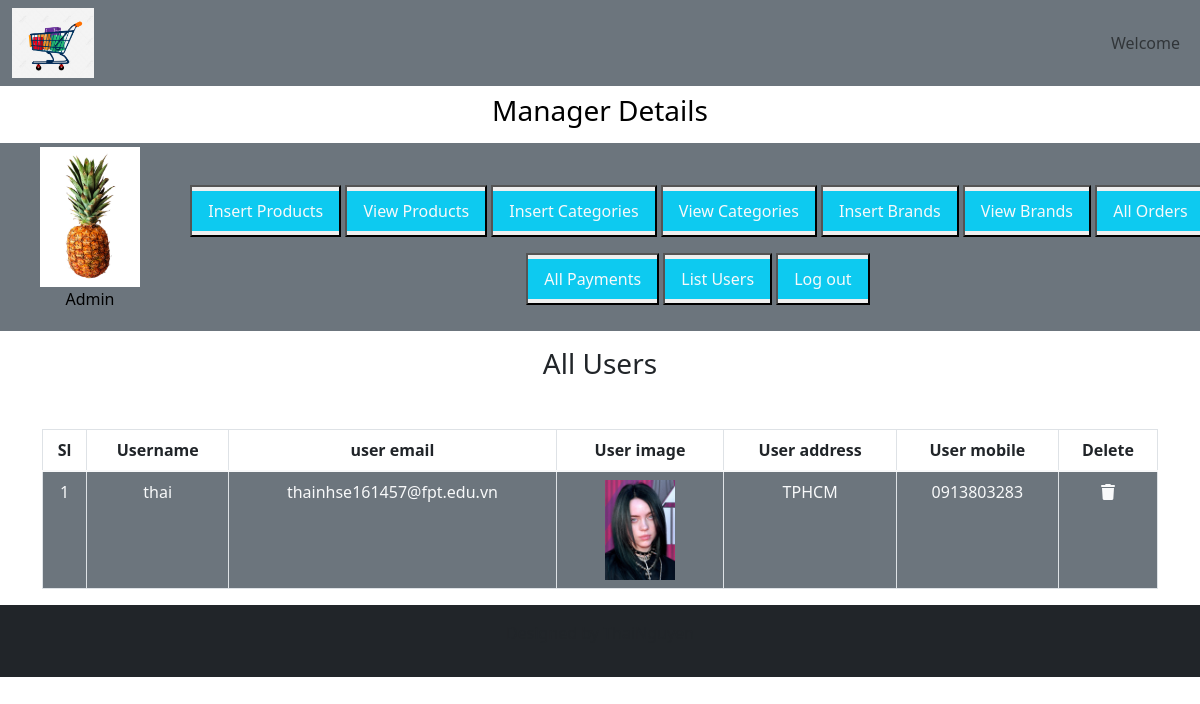
Screenshot of /webapp/admin_area/index.php?list_users with the database file from the repository.
### tables this page shows
CREATE TABLE `user_table` (
  `user_id` int(11) NOT NULL,
  `username` varchar(100) NOT NULL,
  `user_email` varchar(100) NOT NULL,
  `user_password` varchar(255) NOT NULL,
  `user_image` varchar(255) NOT NULL,
  `user_ip` varchar(100) NOT NULL,
  `user_address` varchar(255) NOT NULL,
  `user_mobile` varchar(20) NOT NULL
);

### webapp/admin_area/list_users.php (the view, shortened to what this page needs)
<h3 class="text-center text-dark">All Users</h3>
<table class="table table-bordered mt-5 text-center">
    <thead>
        <?php
        $get_payments = "SELECT * FROM user_table";
        $result = mysqli_query($con, $get_payments);
        $row_count = mysqli_num_rows($result);
        if ($row_count == 0) {
            echo "<h2 class='bg-secondary text-center mt-5'>No Users yet</h2>";
        } else {
            echo   "<tr>
    <th>Sl</th>
    <th>Username</th>
    <th>user email</th>
    <th>User image</th>
    <th>User address</th>
    <th>User mobile</th>
    <th>Delete</th>
</tr>
</thead>
<tbody class='bg-secondary text-light text-center'>";
            $number = 0;
            while ($row_data = mysqli_fetch_assoc($result)) {
                $username = $row_data['username'];
                $user_email = $row_data['user_email'];
                $user_image = $row_data['user_image'];
                $user_address = $row_data['user_address'];
                $user_mobile = $row_data['user_mobile'];
                $number++;
                echo " <tr>
                <td>$number</td>
                <td>$username</td>
                <td>$user_email</td>
                <td><img src='../users_area/user_images/$user_image' alt='$username' class='product_img'/></td>
                <td>$user_address</td>
                <td>$user_mobile</td>
                <td><a href=''class='text-light'><i class='fa-solid fa-trash'></i></a></td>
            </tr>";
            }
        }
        ?>
        </tbody>
</table>

### webapp/style.css (style rules this page uses)
* { margin: 0; padding: 0; box-sizing: border-box; }

### webapp/admin_area/index.php (style rules this page uses)
body { overflow-x: hidden; }
.product_img { width: 100px; height: 100px; object-fit: contain; }

### rows the page displays
user_table: username "thai", user_email "thainhse161457@fpt.edu.vn", user_image (picture), user_address "TPHCM", user_mobile "0913803283"
